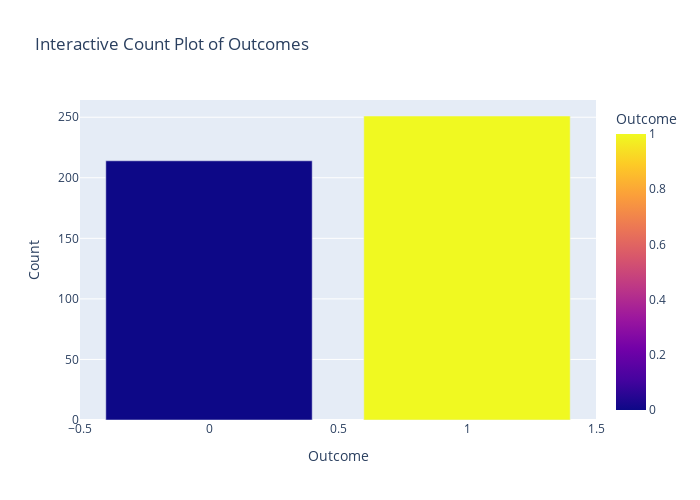

Notebook source saved alongside this figure:
### Code cell
outcome_counts = y_train_df['Outcome'].value_counts().reset_index()

outcome_counts.columns = ['Outcome', 'Count']
# Create an interactive bar plot
fig = px.bar(
    outcome_counts,  # Use the corrected DataFrame
    x='Outcome', 
    y='Count',
    color='Outcome',  # Color by outcome
    labels={'Outcome': 'Outcome', 'Count': 'Count'},  # Customize axis labels
    color_discrete_sequence=px.colors.qualitative.Pastel,  # Pastel color palette
    title="Interactive Count Plot of Outcomes"
)

# Customize the layout
fig.update_layout(
    xaxis_title="Outcome",
    yaxis_title="Count",
    showlegend=False,  # Hide legend (optional)
    height=500,
    width=700
)

# Show the plot
fig.show()

### Figure 1 — Plotly figure (JSON) as saved in the notebook; plotly's stock layout.template omitted (floating-point values rounded to 4 significant figures)
{"data": [{"alignmentgroup": "True", "hovertemplate": "Outcome=%{marker.color}<br>Count=%{y}<extra></extra>", "legendgroup": "", "marker": {"color": [1, 0], "coloraxis": "coloraxis", "pattern": {"shape": ""}}, "name": "", "offsetgroup": "", "orientation": "v", "showlegend": false, "textposition": "auto", "type": "bar", "x": [1, 0], "xaxis": "x", "y": [251, 214], "yaxis": "y"}], "layout": {"barmode": "relative", "coloraxis": {"colorbar": {"title": {"text": "Outcome"}}, "colorscale": [[0, "#0d0887"], [0.1111, "#46039f"], [0.2222, "#7201a8"], [0.3333, "#9c179e"], [0.4444, "#bd3786"], [0.5556, "#d8576b"], [0.6667, "#ed7953"], [0.7778, "#fb9f3a"], [0.8889, "#fdca26"], [1, "#f0f921"]]}, "height": 500, "legend": {"tracegroupgap": 0}, "showlegend": false, "title": {"text": "Interactive Count Plot of Outcomes"}, "width": 700, "xaxis": {"anchor": "y", "domain": [0, 1], "title": {"text": "Outcome"}}, "yaxis": {"anchor": "x", "domain": [0, 1], "title": {"text": "Count"}}}}
